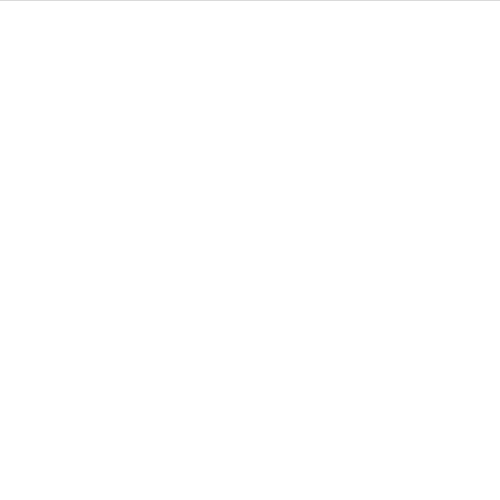
Frame 1 (no input)
Frame 60 (the mouse pressed at the canvas centre just before this capture): identical to frame 1, image omitted
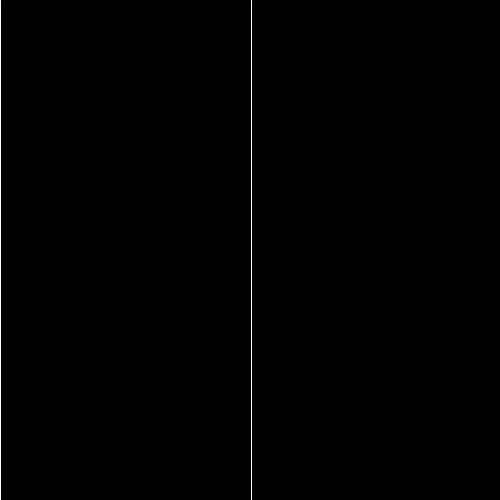
Frame 120 (the mouse held since frame 60 and released just before this capture)

The Processing sketch that drew these frames (run headless with seeded random() and noise(); from frame 60 on, the mouse is pressed at the canvas centre):

// Processing sketch: cours_01_iteration01
// ── cours_01_iteration01.pde
float distanceEntreDeuxLignes = 10.75;

void setup()
{
  size(500, 500);
}

void draw()
{
  background(0);
  distanceEntreDeuxLignes = 1 + mouseX;
  stroke(255);
  for(int i = 0; i<width/distanceEntreDeuxLignes; i++)
  {
    line(i * distanceEntreDeuxLignes, 0, i * distanceEntreDeuxLignes, height);
  }
}
